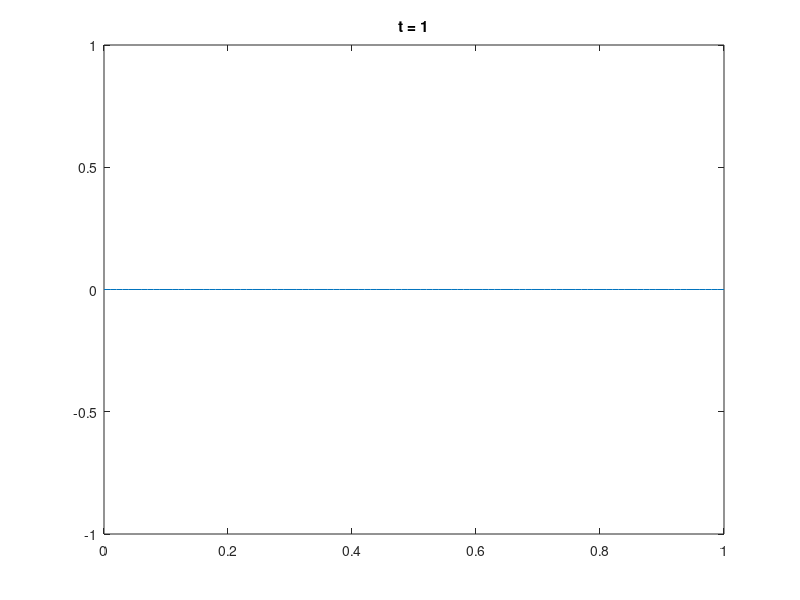

Here is the MATLAB script that generated this plot:
%% Main parameters
D = 1;
L = 1;
T = 1;

Nx = 100;
nu = 1; % nu = D * tau / h^2

%% Secondary parameters
x = linspace(0, L, Nx + 1);
h = x(2) - x(1);

tau = nu * h^2 / D;
Nt = ceil(T/tau) + 1;

u_0 = exp(-(x - .5).^2 ./ .05);
% figure(1)
% plot(x, u_0)

%% Transition matrices
alpha = 4*(6*nu + 5);
a = 2*(1 - 6*nu)/alpha;
b = -4*(5 - 6*nu)/alpha;
c = -2*(1 + 6*nu)/alpha;

U_now = b*eye(Nx) + ...
    diag(c * ones(Nx-1, 1), 1) + ...
    diag(c * ones(Nx-1, 1),-1);
U_next = eye(Nx) + ...
    diag(a * ones(Nx-1, 1), 1) + ...
    diag(a * ones(Nx-1, 1),-1);

%% Periodic border condition
U_next(1, end) = a;
U_next(end, 1) = a;

%% Integration
U = zeros(Nt, Nx);
U(1, :) = u_0(1 : end-1);

for k = 2 : Nt
    U(k, :) = -U_next \ U_now * U(k - 1, :).';
end
U = [U, U(:, 1)];

%% Visualisation
figure(2)

for k = [1 : floor(Nt/200) : Nt, Nt]
    plot(x, U(k, :));
    axis([0 L -1 1]);
    title(['t = ', num2str((k-1)*tau)]);
    drawnow;
end
